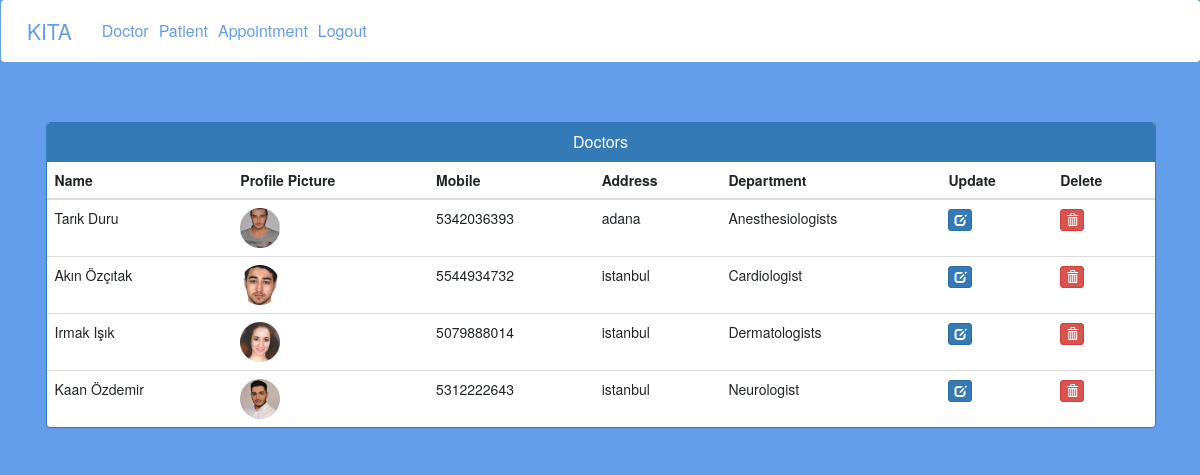
Page /admin-view-doctor on the committed database.
### hospital/models.py (models this page shows, shortened)
class Doctor(models.Model):
    user=models.OneToOneField(User,on_delete=models.CASCADE)
    profile_pic= models.ImageField(upload_to='profile_pic/DoctorProfilePic/',null=True,blank=True)
    address = models.CharField(max_length=40)
    mobile = models.CharField(max_length=20,null=True)
    department= models.CharField(max_length=50,choices=departments,default='Cardiologist')
    status=models.BooleanField(default=False)
    @property
    def get_name(self):
        return self.user.first_name+" "+self.user.last_name

### hospital/views.py (the view)
# urls.py: path('admin-view-doctor', views.admin_view_doctor_view,name='admin-view-doctor'),
def admin_view_doctor_view(request):
    doctors=models.Doctor.objects.all().filter(status=True)
    return render(request,'hospital/admin_view_doctor.html',{'doctors':doctors})

### templates/hospital/admin_view_doctor.html (shortened to what this page needs)
{% extends 'hospital/admin_base.html' %}
{% block content %}
{%load static%}
<head>
  <link href="//netdna.bootstrapcdn.com/bootstrap/3.0.0/css/bootstrap.min.css" rel="stylesheet" id="bootstrap-css">
</head>
<div class="container">
  <div class="panel panel-primary">
    <div class="panel-heading">
      <h6 class="panel-title">Doctors</h6>
    </div>
    <table class="table table-hover" id="dev-table">
      <thead>
        <tr>
          <th>Name</th>
          <th>Profile Picture</th>
          <th>Mobile</th>
          <th>Address</th>
          <th>Department</th>
          <th>Update</th>
          <th>Delete</th>
        </tr>
      </thead>
      {% for d in doctors %}
      <tr>
        <td> {{d.get_name}}</td>
        <td> <img src="{% static d.profile_pic.url %}" alt="Profile Pic" height="40px" width="40px" /></td>
        <td>{{d.mobile}}</td>
        <td>{{d.address}}</td>
        <td>{{d.department}}</td>
        <td><a class="btn btn-primary btn-xs" href="{% url 'update-doctor' d.id  %}"><span class="glyphicon glyphicon-edit"></span></a></td>
        <td><a class="btn btn-danger btn-xs" href="{% url 'delete-doctor-from-hospital' d.id  %}"><span class="glyphicon glyphicon-trash"></span></a></td>
      </tr>
      {% endfor %}
    </table>
  </div>
</div>
{% endblock content %}

### static/style.css (style rules this page uses)
body { padding-left: 240px; }

### templates/hospital/admin_view_doctor.html (style rules this page uses)
a:link { text-decoration: none; }
h6 { text-align: center; }

### rows in the picture
Doctor: get_name "Tarık Duru", profile_pic (picture), mobile "5342036393", address "adana", department "Anesthesiologists"
Doctor: get_name "Akın Özçıtak", profile_pic (picture), mobile "5544934732", address "istanbul", department "Cardiologist"
Doctor: get_name "Irmak Işık", profile_pic (picture), mobile "5079888014", address "istanbul", department "Dermatologists"
Doctor: get_name "Kaan Özdemir", profile_pic (picture), mobile "5312222643", address "istanbul", department "Neurologist"
